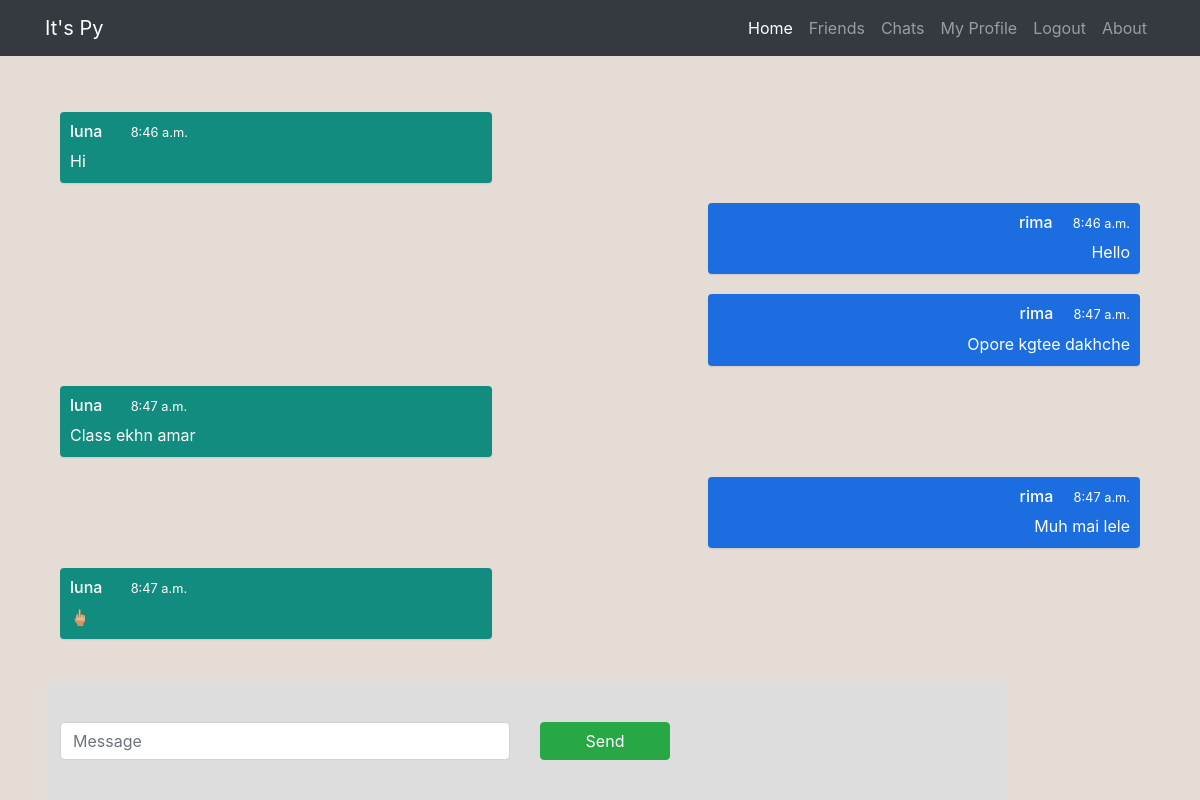
/chat/luna/ (signed in), run on the app's committed database.
### chat/models.py (models this page shows, shortened)
class Message(models.Model):
	text = models.TextField(max_length=200, blank=True)
	fromUser = models.ForeignKey(User,on_delete=models.CASCADE,blank=False,null=False)
	toGroup = models.ForeignKey(ChatGroup,on_delete=models.CASCADE,blank=False,null=False)
	timestamp = models.DateTimeField(auto_now_add=True, blank=False)

### chat/views.py (the view)
# urls.py: path('<str:user2>/', views.room, name='room'),
def room(request, user2):
	room_name = checkGroup(request.user.username, user2)
	group = ChatGroup.objects.get(groupname=room_name)
	groupmsgs = Message.objects.filter(toGroup = group).order_by('timestamp')
	print(room_name)
	return render(request, 'chat/chatroom.html', {
		'room_name':room_name,
        'groupmsgs':groupmsgs,
        'user2':user2
    })

### chat/views.py (called while the page is built)
def checkGroup(user1,user2):
	print(user1,user2)
	user1 = User.objects.get(username=user1)
	user2 = User.objects.get(username=user2)
	if ChatGroup.objects.filter(user1=user1, user2=user2).count()==0 and ChatGroup.objects.filter(user1=user2, user2=user1).count()==0:
		x = ''.join(random.choices(string.ascii_letters + string.digits, k=5))
		g = ChatGroup(groupname=x, user1=user1, user2=user2)
		g.save()
		return x
	else:
		if ChatGroup.objects.filter(user1=user1, user2=user2).count()!=0:
			return ChatGroup.objects.get(user1=user1, user2=user2).groupname
		else:
			return ChatGroup.objects.get(user1=user2, user2=user1).groupname

### chat/templates/chat/chatroom.html (shortened to what this page needs)
{% extends 'users/base.html' %}
{% load static %}
{% block content %}
<div class="main">
  <div class="container ">
    <div class="chat-log" id="conversation">
      {% for msg in groupmsgs %}
        {% if msg.fromUser == request.user %}
      <div class="chat-log__item chat-log__item--own">
        <h6>{{ request.user.username }} <small class="ml-3">{{ msg.timestamp|date:"g:i a" }}</small></h6>
        <div class="chat-log__message">{{ msg.text }}</div>
      </div>
      {% else %}
      <div class="chat-log__item">
        <h6 >{{ msg.fromUser.username }} <small class="ml-4">{{ msg.timestamp|date:"g:i a" }}</small></h6>
        <div class="chat-log__message">{{ msg.text }}</div>
      </div>
      {% endif %}
      {% endfor %}
    </div>
  </div>
  <br>
  <div class="chat-form">
    <div class="container ">
        <div class="row">
          <div class="col-sm-6 col-xs-6">
            <input type="text" class="form-control" id="input" placeholder="Message" />
          </div>
          <div class="col-sm-2 col-xs-4">
            <button type="button" id="submit" class="btn btn-success btn-block">Send</button>
          </div>
        </div>
    </div>
  </div>
</div>
{% endblock content %}

### chat/templates/chat/chatroom.html (style rules this page uses)
body { background: #E5DDD5 url("https://c4.wallpaperflare.com/wallpaper/620/81/253/pattern-design-dark-texture-wallpaper-preview.jpg") fixed; }
.chat-log { padding: 40px 0 114px; height: auto; overflow: auto; }
.chat-log__item { background: #128C7E; color: white; padding: 10px; margin: 0 auto 20px; max-width: 80%; min-width: 40%; float: left; border-radius: 4px; box-shadow: 0 1px 2px rgba(0,0,0,.1); clear: both; }
.chat-log__item.chat-log__item--own { float: right; background: #1b6de0; text-align: right; }
.chat-form { background: #DDDDDD; padding: 40px 0; position: fixed; bottom: 0; width: 80%; }

### data on the page
Message: fromUser.username "luna", timestamp "8:46 a.m.", text "Hi"
Message: timestamp "8:46 a.m.", text "Hello"
Message: timestamp "8:47 a.m.", text "Opore kgtee dakhche"
Message: fromUser.username "luna", timestamp "8:47 a.m.", text "Class ekhn amar"
Message: timestamp "8:47 a.m.", text "Muh mai lele"
Message: fromUser.username "luna", timestamp "8:47 a.m.", text "🖕🏼"

### other printed values
{{ request.user.username }} "rima"
